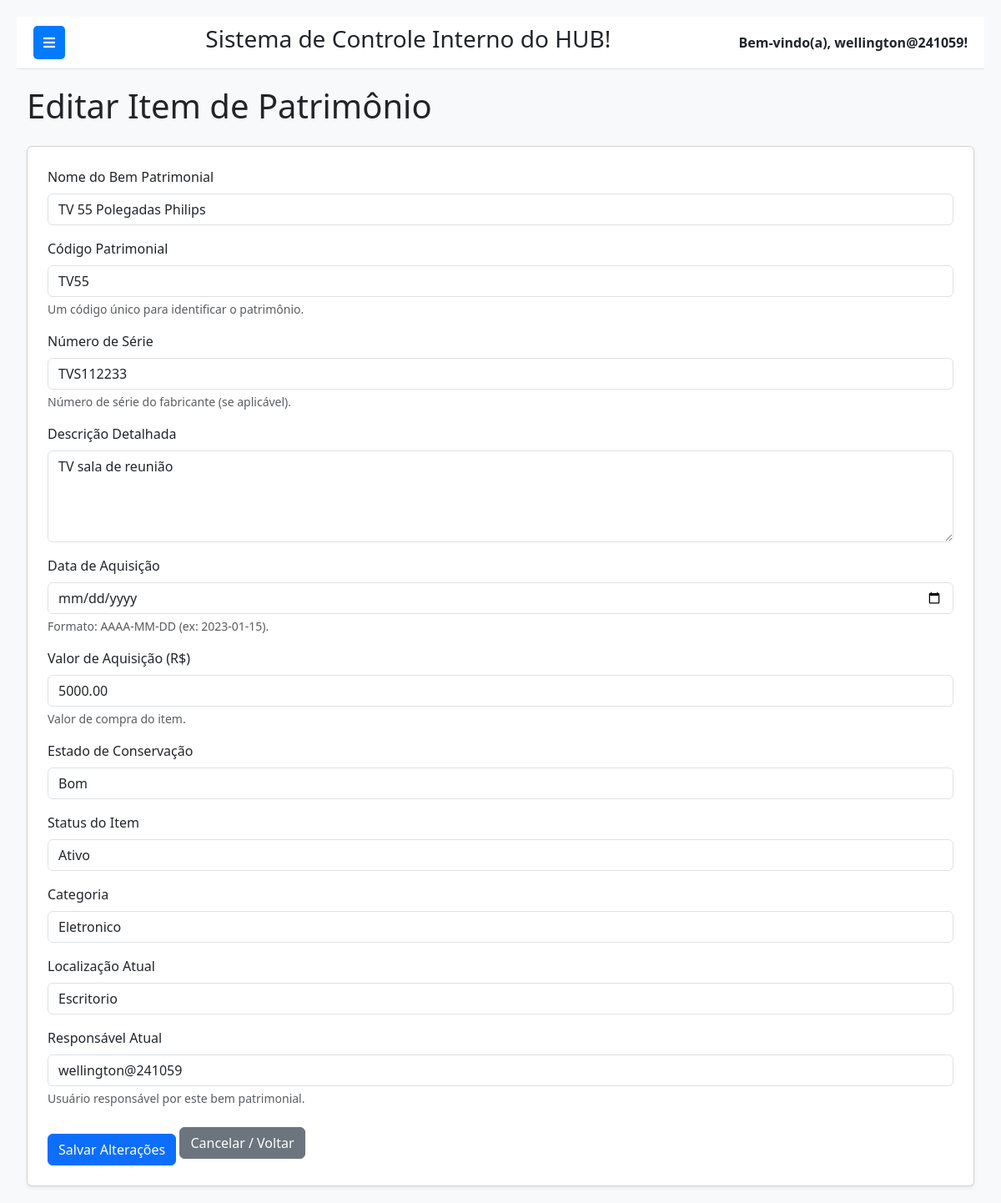
/patrimonio/item/5/editar/ (signed in), run on the app's committed database.
### patrimonio/models.py (models this page shows, shortened)
class ItemPatrimonio(models.Model):
    STATUS_CHOICES = [
        ('ATIVO', 'Ativo'),
        ('BAIXADO', 'Baixado'),
        ('TRANSFERIDO', 'Transferido'),
    ]
    ESTADO_CONSERVACAO_CHOICES = [
        ('NOVO', 'Novo'),
        ('BOM', 'Bom'),
        ('REGULAR', 'Regular'),
        ('RUIM', 'Ruim'),
        ('SUCATA', 'Sucata'),
    ]
    nome = models.CharField(max_length=200, verbose_name="Nome do Bem Patrimonial")
    codigo_patrimonial = models.CharField(max_length=100, unique=True, verbose_name="Código Patrimonial")
    numero_serie = models.CharField(max_length=100, blank=True, null=True, unique=True, verbose_name="Número de Série (Opcional)")
    descricao = models.TextField(blank=True, null=True, verbose_name="Descrição Detalhada")
    data_aquisicao = models.DateField(verbose_name="Data de Aquisição")
    valor_aquisicao = models.DecimalField(max_digits=12, decimal_places=2, verbose_name="Valor de Aquisição (R$)")
    estado_conservacao = models.CharField(
        max_length=20,
        choices=ESTADO_CONSERVACAO_CHOICES,
        default='BOM',
        verbose_name="Estado de Conservação"
    )
    status = models.CharField(
        max_length=20,
        choices=STATUS_CHOICES,
        default='ATIVO',
        verbose_name="Status do Item"
    )
    data_baixa = models.DateField(null=True, blank=True, verbose_name="Data da Baixa")
    motivo_baixa = models.TextField(null=True, blank=True, verbose_name="Motivo da Baixa")
    categoria = models.ForeignKey(
        CategoriaPatrimonio,
        on_delete=models.SET_NULL,
        null=True,
        blank=True,
        related_name='itens_patrimonio',
        verbose_name="Categoria"
    )
    localizacao = models.ForeignKey(
        LocalizacaoPatrimonio,
        on_delete=models.SET_NULL,
        null=True,
        blank=True,
        related_name='itens_patrimonio',
        verbose_name="Localização Atual"
    )
    responsavel_atual = models.ForeignKey(
        settings.AUTH_USER_MODEL,
        on_delete=models.SET_NULL,
        null=True,
        blank=True,
        related_name='bens_patrimonio_responsavel',
        verbose_name="Responsável Atual"
    )
    usuario_registro = models.ForeignKey(
        settings.AUTH_USER_MODEL,
        on_delete=models.SET_NULL,
        null=True,
        blank=True,
        related_name='itens_registrados',
        verbose_name="Registrado Por"
    )
    data_ultima_atualizacao = models.DateTimeField(auto_now=True, verbose_name="Última Atualização")
    data_registro = models.DateTimeField(auto_now_add=True, verbose_name="Data de Registro no Sistema")
    class Meta:
        verbose_name = "Item de Patrimônio"
        verbose_name_plural = "Itens de Patrimônio"
        ordering = ['nome', 'codigo_patrimonial']

### patrimonio/views.py (the view)
# urls.py: path('item/<int:pk>/editar/', views.editar_item_patrimonio, name='editar_item_patrimonio'),
@login_required
def editar_item_patrimonio(request, pk):
    item = get_object_or_404(ItemPatrimonio, pk=pk)
    if request.method == 'POST':
        form = ItemPatrimonioForm(request.POST, instance=item)
        if form.is_valid():
            form.save()
            messages.success(request, f'Item de patrimônio "{item.nome}" atualizado com sucesso!')
            return redirect('patrimonio:listar_itens_patrimonio')
        else:
            messages.error(request, 'Erro ao atualizar item de patrimônio. Verifique os campos.')
    else:
        form = ItemPatrimonioForm(instance=item)
    context = {
        'form': form,
        'item': item,
        'active_page': 'patrimonio',
    }
    return render(request, 'patrimonio/editar_item_patrimonio.html', context)

### patrimonio/models.py (called while the page is built)
    def __str__(self):
        return self.nome

    def __str__(self):
        return self.nome

### patrimonio/templates/patrimonio/editar_item_patrimonio.html (shortened to what this page needs)
{% extends 'base.html' %}
{% load widget_tweaks %}
{% block content %}
    <h1 class="mb-4">Editar Item de Patrimônio</h1>
    <div class="card p-4 shadow-sm">
        <form method="post">
            {% for field in form %}
                <div class="mb-3">
                    <label for="{{ field.id_for_label }}" class="form-label">{{ field.label }}</label>
                    {% render_field field class="form-control" %}
                    {% if field.help_text %}
                        <div class="form-text text-muted">{{ field.help_text }}</div>
                    {% endif %}
                </div>
            {% endfor %}
            <button type="submit" class="btn btn-primary mt-3">Salvar Alterações</button>
            <a href="{% url 'patrimonio:listar_itens_patrimonio' %}" class="btn btn-secondary">Cancelar / Voltar</a>
        </form>
    </div>
{% endblock %}

### templates/base.html (shortened to what this page needs)
{% load static %}
<!DOCTYPE html>
<html lang="pt-br">
<head>
    <link href="https://cdn.jsdelivr.net/npm/bootstrap@5.3.3/dist/css/bootstrap.min.css" rel="stylesheet">
    <link rel="stylesheet" href="https://cdnjs.cloudflare.com/ajax/libs/font-awesome/5.15.4/css/all.min.css" />
</head>
<body>
    <div class="main-content" id="main-content">
        <div class="navbar-top">
            <button class="toggle-btn" id="sidebarToggle">
                <i class="fas fa-bars"></i>
            </button>
            <div class="system-name">
                <h3>Sistema de Controle Interno do HUB!</h3>
            </div>
            <div class="user-info">
                Bem-vindo(a), {{ request.user.username }}!
            </div>
        </div>
        <div class="container-fluid">
            {% block content %}
            {% endblock %}
        </div>
    </div>
</body>
</html>

### templates/base.html (style rules this page uses)
body { display: flex; min-height: 100vh; background-color: #f8f9fa; }
.main-content { flex-grow: 1; padding: 20px; transition: margin-left 0.3s ease-in-out; margin-left: 0; }
.navbar-top { background-color: #ffffff; border-bottom: 1px solid #dee2e6; padding: 10px 20px; display: flex; justify-content: space-between; align-items: center; margin-bottom: 20px; }
.navbar-top .user-info { font-weight: bold; }
.toggle-btn { background-color: #007bff; color: white; border: none; padding: 8px 12px; border-radius: 5px; cursor: pointer; margin-right: 15px; }

### data on the page
ItemPatrimonio: nome "TV 55 Polegadas Philips" "TV55" "TVS112233" "TV sala de reunião" "5000.00" "Bom" "Ativo" "Eletronico" "Escritorio" "wellington@241059"

### other printed values
{{ request.user.username }} "wellington@241059"
{{ field.label }} "Nome do Bem Patrimonial" "Código Patrimonial" "Número de Série" "Descrição Detalhada" "Data de Aquisição" "Valor de Aquisição (R$)" "Estado de Conservação" "Status do Item" "Categoria" "Localização Atual" "Responsável Atual"
{{ field.help_text }} "Um código único para identificar o patrimônio." "Número de série do fabricante (se aplicável)." "Formato: AAAA-MM-DD (ex: 2023-01-15)." "Valor de compra do item." "Usuário responsável por este bem patrimonial."
